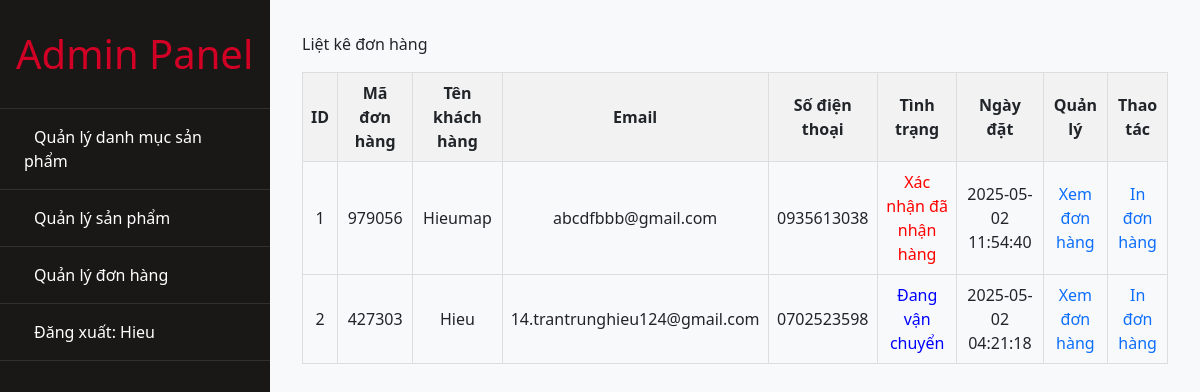
The page /admin/indexad.php?action=order_management&query=list (signed in) on the database its author committed.
### tables this page shows
CREATE TABLE `cart` (
  `id_cart` int(11) NOT NULL,
  `id_khachhang` int(11) NOT NULL,
  `code_cart` varchar(10) NOT NULL,
  `cart_status` int(11) NOT NULL,
  `cart_date` varchar(50) NOT NULL,
  `cart_payment` varchar(50) NOT NULL,
  `cart_shipping` int(11) NOT NULL,
  `email_sent` tinyint(1) DEFAULT 0
);

CREATE TABLE `users` (
  `id` int(11) NOT NULL,
  `username` varchar(50) NOT NULL,
  `password` varchar(255) NOT NULL,
  `email_verified` tinyint(1) DEFAULT 0,
  `email` varchar(100) NOT NULL,
  `phone` varchar(11) NOT NULL,
  `diachi` varchar(100) NOT NULL,
  `created_at` timestamp NOT NULL DEFAULT current_timestamp(),
  `updated_at` timestamp NOT NULL DEFAULT current_timestamp() ON UPDATE current_timestamp(),
  `status` enum('active','inactive') DEFAULT 'active',
  `role` varchar(10) NOT NULL,
  `verification_code` varchar(6) DEFAULT NULL,
  `token_expiry` timestamp NULL DEFAULT current_timestamp()
);

### admin/modules/order_management/list.php (the view)
<?php
include('config/config.php');
try {
    $spl_lietke_dh = "SELECT * FROM cart,users WHERE cart.id_khachhang=users.id ORDER BY cart.id_cart DESC";
    $stmt = $conn->prepare($spl_lietke_dh);
    $stmt->execute();
    $query_lietke_dh = $stmt->fetchAll(PDO::FETCH_ASSOC);
} catch (PDOException $e) {
    echo "Lỗi: " . $e->getMessage();
}
?>
<p>Liệt kê đơn hàng</p>
<div class="table-responsive">
    <table border="1" width="100%" style="border-collapse:collapse;">
        <tr>
            <th>ID</th>
            <th>Mã đơn hàng</th>
            <th>Tên khách hàng</th>
            <th>Email</th>
            <th>Số điện thoại</th>
            <th>Tình trạng</th>
            <th>Ngày đặt</th>
            <th>Quản lý</th>
            <th>Thao tác</th>
        </tr>
        <?php
        $i = 0;
        foreach ($query_lietke_dh as $row) {
            $i++;
        ?>
            <tr>
                <td><?php echo $i; ?></td>
                <td><?php echo htmlspecialchars($row['code_cart']); ?></td>
                <td><?php echo htmlspecialchars($row['username']); ?></td>
                <td><?php echo htmlspecialchars($row['email']); ?></td>
                <td><?php echo htmlspecialchars($row['phone']); ?></td>
                <td>
                    <?php
                        if($row['cart_status'] == 1 ) {
                            echo '<span style="color:green">Đơn hàng mới</span>';
                        }else if($row['cart_status'] == 2 ){
                            echo '<span style="color:blue">Đang vận chuyển</span>';
                        }else if($row['cart_status'] == 3 ){
                            echo '<span style="color:red">Xác nhận đã nhận hàng</span>';
                        }
                    ?>
                </td>
                <td><?php echo htmlspecialchars($row['cart_date']); ?></td>
                <td>
                    <a href="indexad.php?action=order&query=view_order&code=<?php echo $row['code_cart'];?>">Xem đơn hàng</a>
                </td>
                <td>
                    <a href="modules/order_management/print_order.php?code=<?php echo $row['code_cart'];?>">In đơn hàng</a>
                </td>
            </tr>
        <?php
        }
        ?>
    </table>
</div>

### admin/indexad.php (shortened to what this page needs)
<!DOCTYPE html>
<html lang="en">
<head>
    <link rel="stylesheet" href="https://cdn.jsdelivr.net/npm/bootstrap@5.3.0-alpha3/dist/css/bootstrap.min.css">
    <link rel="stylesheet" href="/webthuctap/admin/css/stylead.css">
    <link rel="stylesheet" href="//cdnjs.cloudflare.com/ajax/libs/morris.js/0.5.1/morris.css">
</head>
<body>
    <div class="admin-wrapper">
        <nav class="admin-sidebar">
            <div class="navbar-brand">
                <i class="fas fa-user-shield"></i> Admin Panel
            </div>
            <?php include('modules/menuad.php'); ?>
        </nav>
        <main class="admin-content">
            <?php
                include('modules/mainad.php');
            ?>
        </main>
    </div>
</body>
</html>

### admin/modules/menuad.php
<ul class="admin_list">
    <li>
        <a href="indexad.php?action=manage_product_catalog&query=more">
            <i class="fas fa-tags"></i> Quản lý danh mục sản phẩm
        </a>
    </li>
    <li>
        <a href="indexad.php?action=product_management&query=more">
            <i class="fas fa-box"></i> Quản lý sản phẩm
        </a>
    </li>
    <li>
        <a href="indexad.php?action=order_management&query=list">
            <i class="fas fa-shopping-cart"></i> Quản lý đơn hàng
        </a>
    </li>
    <?php include('../processingad/handle_menuad.php'); ?>
</ul>

### processingad/handle_menuad.php (shortened to what this page needs)
<li>
    <a href="indexad.php?log_out=1">
        <i class="fas fa-sign-out-alt"></i> Đăng xuất:
        <?php if(isset($_SESSION['log_in'])) echo $_SESSION['log_in']; ?>
    </a>
</li>

### admin/modules/mainad.php (shortened to what this page needs)
<div class="main">
    <?php  include('../processingad/handle_mainad.php'); ?>
</div>

### processingad/handle_mainad.php
<?php
        $pow = '';
        $query = '';
        if (isset($_GET['action'])) {
            $pow = $_GET['action'];
            if (isset($_GET['query'])) {
                $query = $_GET['query'];
            }
        }
        if ($pow == 'manage_product_catalog' && $query == 'more') {
            include('modules/manage_product_catalog/list.php');
            include('modules/manage_product_catalog/more.php');
        }elseif ($pow == 'manage_product_catalog' && $query == 'fix') {
            include('modules/manage_product_catalog/fix.php');
        }elseif ($pow == 'product_management' && $query == 'more') {
            include('modules/product_management/list.php');
        }elseif ($pow == 'product_management' && $query == 'fix') {
            include('modules/product_management/fix.php');
        }elseif ($pow == 'order_management' && $query == 'list') {
            include('modules/order_management/list.php');
        }elseif ($pow == 'order' && $query == 'view_order') {
            include('modules/order_management/view_order.php');
        }else {
            include('modules/manage_product_catalog/list.php');
        }
?>

### admin/css/stylead.css (style rules this page uses)
:root { --sidebar-width: 270px; --primary-color: #1a1717; --hover-color: #34495e; }
.admin-wrapper { display: flex; min-height: 100vh; }
.admin-sidebar { width: var(--sidebar-width); background-color: var(--primary-color); transition: all 0.3s ease; position: fixed; height: 100vh; overflow-y: auto; }
.admin-sidebar .navbar-brand { padding: 1.5rem 1rem; color: #D10024; font-size: 40px; border-bottom: 1px solid rgba(255,255,255,0.1); }
.admin_list { list-style: none; padding: 0; margin: 0; }
.admin_list li { border-bottom: 1px solid rgba(255,255,255,0.1); }
.admin_list li a { color: #fff; padding: 1rem 1.5rem; display: block; text-decoration: none; transition: all 0.3s ease; }
.admin-content { flex: 1; margin-left: var(--sidebar-width); padding: 2rem; background-color: #f8f9fa; }
.table-responsive { overflow-x: auto; -webkit-overflow-scrolling: touch; }
table { width: 100%; border-collapse: collapse; }
th, td { padding: 8px; text-align: center; border: 1px solid #ddd; }
th { background-color: #f2f2f2; }
ul, ol { list-style-type: none; }
a { text-decoration: none; }

### rows shown on the page
cart: code_cart "979056", users.username "Hieumap", users.email "abcdfbbb@gmail.com", users.phone "0935613038", cart_status "Xác nhận đã nhận hàng", cart_date "2025-05-02 11:54:40"
cart: code_cart "427303", users.username "Hieu", users.email "14.trantrunghieu124@gmail.com", users.phone "0702523598", cart_status "Đang vận chuyển", cart_date "2025-05-02 04:21:18"

### other values the page prints
$_SESSION['log_in'] "Hieu"
